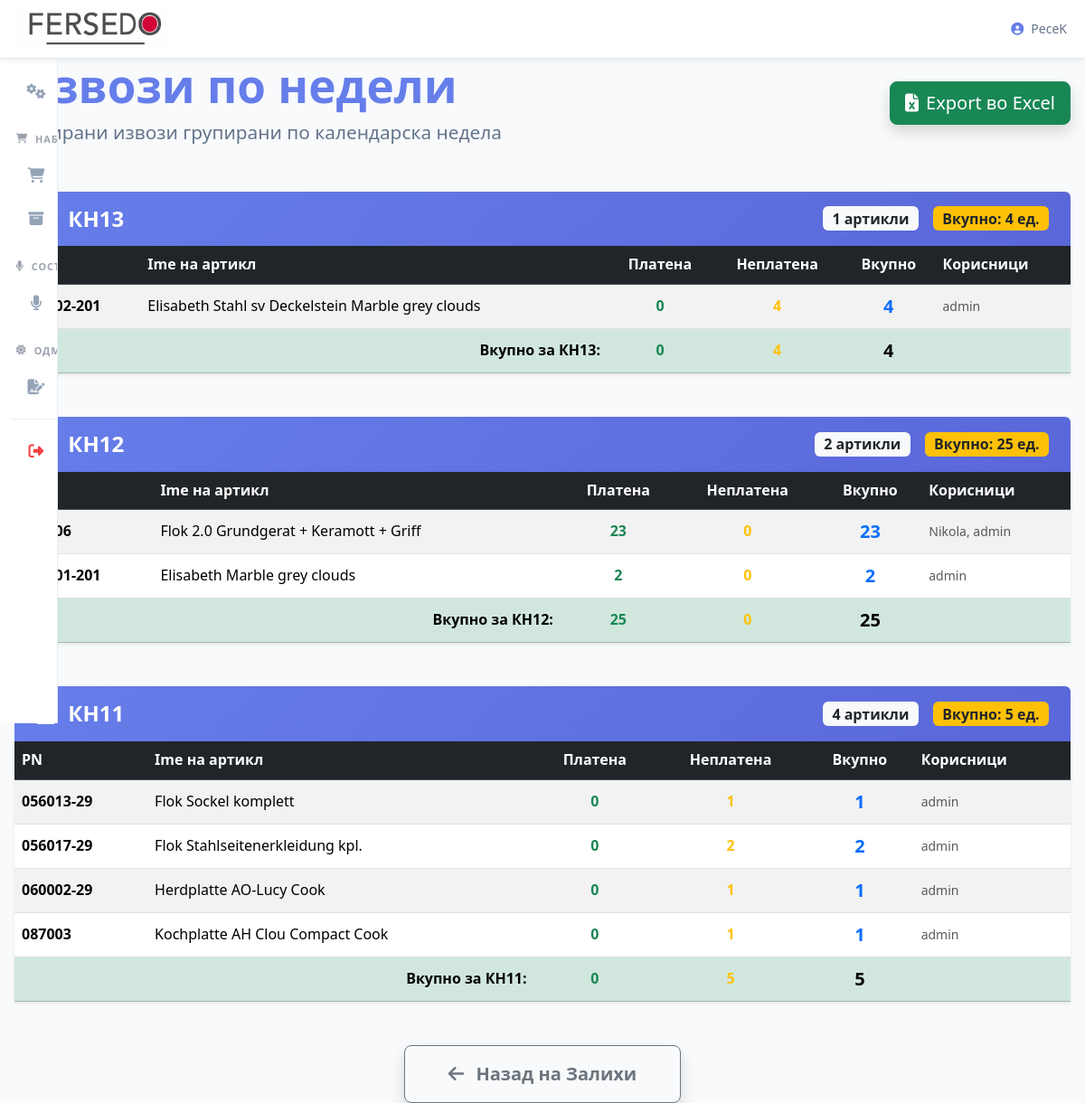
The page /zalihi/izvozi_po_nedeli (signed in) on the database its author committed.
### tables this page shows
CREATE TABLE zaliha_izvoz_log (
            id INTEGER PRIMARY KEY AUTOINCREMENT,
            datum TEXT NOT NULL,
            username TEXT NOT NULL,
            pn TEXT NOT NULL,
            ime TEXT NOT NULL,
            kolicina INTEGER NOT NULL,
            tip TEXT NOT NULL
        );

### routes/zalihi.py (the view)
@zalihi_bp.route("/izvozi_po_nedeli")
@login_required
def izvozi_po_nedeli():
    conn = get_db()
    cursor = conn.cursor()
    rows = cursor.execute("""
        SELECT datum, username, pn, ime, kolicina, tip
        FROM zaliha_izvoz_log
        ORDER BY datum ASC
    """).fetchall()
    conn.close()
    week_data = defaultdict(lambda: defaultdict(lambda: {
        'ime': '—', 'kolicina_platena': 0, 'kolicina_neplatena': 0, 'korisnici': set()
    }))
    for row in rows:
        r = dict(row) if hasattr(row, 'keys') else {
            'datum': row[0], 'username': row[1], 'pn': row[2],
            'ime': row[3], 'kolicina': row[4], 'tip': row[5]
        }
        try:
            dt = datetime.strptime(str(r['datum'])[:10], '%Y-%m-%d')
            week_num = dt.isocalendar()[1]
            year = dt.isocalendar()[0]
            nedela_key = f"{year}-КН{week_num:02d}"
        except:
            nedela_key = "----КН--"
        pn = r['pn']
        entry = week_data[nedela_key][pn]
        entry['ime'] = r['ime'] or '—'
        entry['korisnici'].add(r['username'])
        if 'Платена' in (r['tip'] or ''):
            entry['kolicina_platena'] += int(r['kolicina'])
        else:
            entry['kolicina_neplatena'] += int(r['kolicina'])
    week_totals = {}
    week_platena = {}
    week_neplatena = {}
    sorted_weeks = []
    for nedela_key in sorted(week_data.keys(), reverse=True):
        pn_dict = week_data[nedela_key]
        artikli = []
        total = tot_pl = tot_npl = 0
        for pn, entry in sorted(pn_dict.items()):
            vkupno = entry['kolicina_platena'] + entry['kolicina_neplatena']
            artikli.append({
                'pn': pn,
                'ime': entry['ime'],
                'kolicina_platena': entry['kolicina_platena'],
                'kolicina_neplatena': entry['kolicina_neplatena'],
                'vkupno': vkupno,
                'korisnici': ', '.join(sorted(entry['korisnici']))
            })
            total += vkupno
            tot_pl += entry['kolicina_platena']
            tot_npl += entry['kolicina_neplatena']
        display_key = nedela_key.split('-', 1)[1] if '-' in nedela_key else nedela_key
        sorted_weeks.append((display_key, artikli))
        week_totals[display_key] = total
        week_platena[display_key] = tot_pl
        week_neplatena[display_key] = tot_npl
    return render_template(
        'zalihi_izvozi_po_nedeli.html',
        sorted_weeks=sorted_weeks,
        week_totals=week_totals,
        week_platena=week_platena,
        week_neplatena=week_neplatena
    )

### app.py (called while the page is built)
@app.context_processor
def inject_vapid_key():
    return dict(VAPID_PUBLIC_KEY=VAPID_PUBLIC_KEY)

### utils/db.py (called while the page is built)
def get_db():
    global DATABASE_PATH
    if DATABASE_PATH is None:
        try:
            DATABASE_PATH = current_app.config['DATABASE_PATH']
        except RuntimeError:
            DATABASE_PATH = r"C:\Users\Server\Desktop\Proekt Fersedo\instance\database.db"
    conn = sqlite3.connect(
        DATABASE_PATH,
        timeout=10,
        check_same_thread=False,
    )
    conn.row_factory = lambda cursor, row: dict(
        zip([col[0] for col in cursor.description], row)
    )
    return conn

### templates/zalihi_izvozi_po_nedeli.html (shortened to what this page needs)
{% extends "base.html" %}
{% block content %}
<div class="container" style="max-width: 1400px; margin: 4rem auto; padding: 0 1rem;">
    <div class="d-flex justify-content-between align-items-center mb-5">
        <div>
            <h1 style="font-weight: 800; color: var(--primary); font-size: clamp(2.2rem, 7vw, 3.2rem); margin-bottom: 0.3rem;">
                Извози по недели
            </h1>
            <p style="font-size: clamp(1.1rem, 4vw, 1.3rem); color: var(--text-secondary); margin: 0;">
                Сумирани извози групирани по календарска недела
            </p>
        </div>
        <a href="{{ url_for('zalihi.izvozi_po_nedeli_export') }}"
           class="btn btn-success btn-lg d-flex align-items-center gap-2 shadow">
            <i class="fas fa-file-excel"></i> Export во Excel
        </a>
    </div>
    {% if sorted_weeks %}
        {% for nedela, artikli in sorted_weeks %}
        <div class="mb-5">
            <div class="d-flex justify-content-between align-items-center text-white p-3 px-4 rounded-top"
                 style="background: linear-gradient(135deg, var(--primary), var(--primary-dark, #1d4ed8));">
                <h4 class="mb-0 fw-bold">
                    {{ nedela }}
                </h4>
                <div class="d-flex gap-3 align-items-center">
                    <span class="badge bg-light text-dark fs-6">
                        {{ artikli|length }} артикли
                    </span>
                    <span class="badge bg-warning text-dark fs-6">
                        Вкупно: {{ week_totals[nedela] }} ед.
                    </span>
                </div>
            </div>
            <div class="table-responsive shadow-sm">
                <table class="table table-hover table-striped align-middle mb-0">
                    <thead class="table-dark">
                        <tr>
                            <th>PN</th>
                            <th>Ime на артикл</th>
                            <th class="text-center">Платена</th>
                            <th class="text-center">Неплатена</th>
                            <th class="text-center">Вкупно</th>
                            <th>Корисници</th>
                        </tr>
                    </thead>
                    <tbody>
                        {% for art in artikli %}
                        <tr>
                            <td class="fw-bold">{{ art.pn }}</td>
                            <td>{{ art.ime or '—' }}</td>
                            <td class="text-center fw-bold text-success">{{ art.kolicina_platena }}</td>
                            <td class="text-center fw-bold text-warning">{{ art.kolicina_neplatena }}</td>
                            <td class="text-center fw-bold text-primary fs-5">{{ art.vkupno }}</td>
                            <td><small class="text-muted">{{ art.korisnici }}</small></td>
                        </tr>
                        {% endfor %}
                    </tbody>
                    <tfoot class="table-success">
                        <tr>
                            <td colspan="2" class="text-end fw-bold">Вкупно за {{ nedela }}:</td>
                            <td class="text-center fw-bold text-success">{{ week_platena[nedela] }}</td>
                            <td class="text-center fw-bold text-warning">{{ week_neplatena[nedela] }}</td>
                            <td class="text-center fw-bold fs-5">{{ week_totals[nedela] }}</td>
                            <td></td>
                        </tr>
                    </tfoot>
                </table>
            </div>
        </div>
        {% endfor %}
    {% else %}
    <div class="alert alert-info text-center py-5 shadow-lg rounded-4">
        <i class="fas fa-inbox fa-3x mb-3 text-muted"></i>
        <h4>Сè уште нема одобрени извози</h4>
    </div>
    {% endif %}
    <div class="text-center mt-5">
        <a href="{{ url_for('zalihi.zalihi') }}" class="btn btn-outline-secondary btn-lg px-5 py-3 fw-bold shadow">
            <i class="fas fa-arrow-left me-2"></i> Назад на Залихи
        </a>
    </div>
</div>
{% endblock %}

### templates/base.html (style rules this page uses)
:root { --primary: #667eea; --primary-dark: #5a67d8; --primary-light: #a5b4fc; --success: #16a34a; --danger: #dc2626; --warning: #eab308; --info: #0dcaf0; --light: #f8fafc; --dark: #0f172a; --gray: #64748b; --gray-light: #cbd5e1; --bg: #f8fafc; --surface: white; --text: #1e293b; --text-secondary: #64748b; --border: #e2e8f0; --shadow-sm: 0 2px 8px rgba(0,0,0,0.08); --shadow: 0 4px 20px rgba(0,0,0,0.1); --shadow-lg: 0 10px 40px rgba(0,0,0,0.15); --radius: 12px; --transition: all 0.3s ease; --sb-width-collapsed: 64px; --sb-width-expanded: 260px; --sb-bg: #ffffff; --sb-border: #e8edf5; --sb-item-hover: rgba(102,126,234,0.08); --sb-item-active: rgba(102,126,234,0.14); --sb-icon-color: #94a3b8; --sb-text-color: #374151; --sb-group-color: #9ca3af; --sb-shadow: 4px 0 32px rgba(15,23,42,0.10); --sb-transition: 0.4s cubic-bezier(0.4, 0, 0.2, 1); }
* { margin:0; padding:0; box-sizing:border-box; }
html, body { height:100%; font-family:system-ui, -apple-system, BlinkMacSystemFont, 'Segoe UI', Roboto, sans-serif; background:var(--bg); color:var(--text); line-height:1.6; }
body { min-height:100vh; touch-action:manipulation; }

### rows shown on the page
zaliha_izvoz_log: pn "089002-201", ime "Elisabeth Stahl sv Deckelstein Marble grey clouds", kolicina_platena "0", kolicina_neplatena "4", vkupno "4", korisnici "admin"
zaliha_izvoz_log: ime "Flok 2.0 Grundgerat + Keramott + Griff"
zaliha_izvoz_log: pn "089001-201", ime "Elisabeth Marble grey clouds", kolicina_platena "2", kolicina_neplatena "0", vkupno "2", korisnici "admin"
zaliha_izvoz_log: pn "056013-29", ime "Flok Sockel komplett", kolicina_platena "0", kolicina_neplatena "1", vkupno "1", korisnici "admin"
zaliha_izvoz_log: pn "056017-29", ime "Flok Stahlseitenerkleidung kpl.", kolicina_platena "0", kolicina_neplatena "2", vkupno "2", korisnici "admin"
zaliha_izvoz_log: pn "060002-29", ime "Herdplatte AO-Lucy Cook", kolicina_platena "0", kolicina_neplatena "1", vkupno "1", korisnici "admin"
zaliha_izvoz_log: pn "087003", ime "Kochplatte AH Clou Compact Cook", kolicina_platena "0", kolicina_neplatena "1", vkupno "1", korisnici "admin"

### other values the page prints
{{ session.user }} "PeceK"
{{ nedela }} "КН13" "КН12" "КН11"
{{ artikli|length }} "1" "2" "4"
{{ week_totals[nedela] }} "4" "25" "5"
{{ week_platena[nedela] }} "0" "25" "0"
{{ week_neplatena[nedela] }} "4" "0" "5"
{{ art.kolicina_platena }} "23"
{{ art.kolicina_neplatena }} "0"
{{ art.vkupno }} "23"
{{ art.korisnici }} "Nikola, admin"
